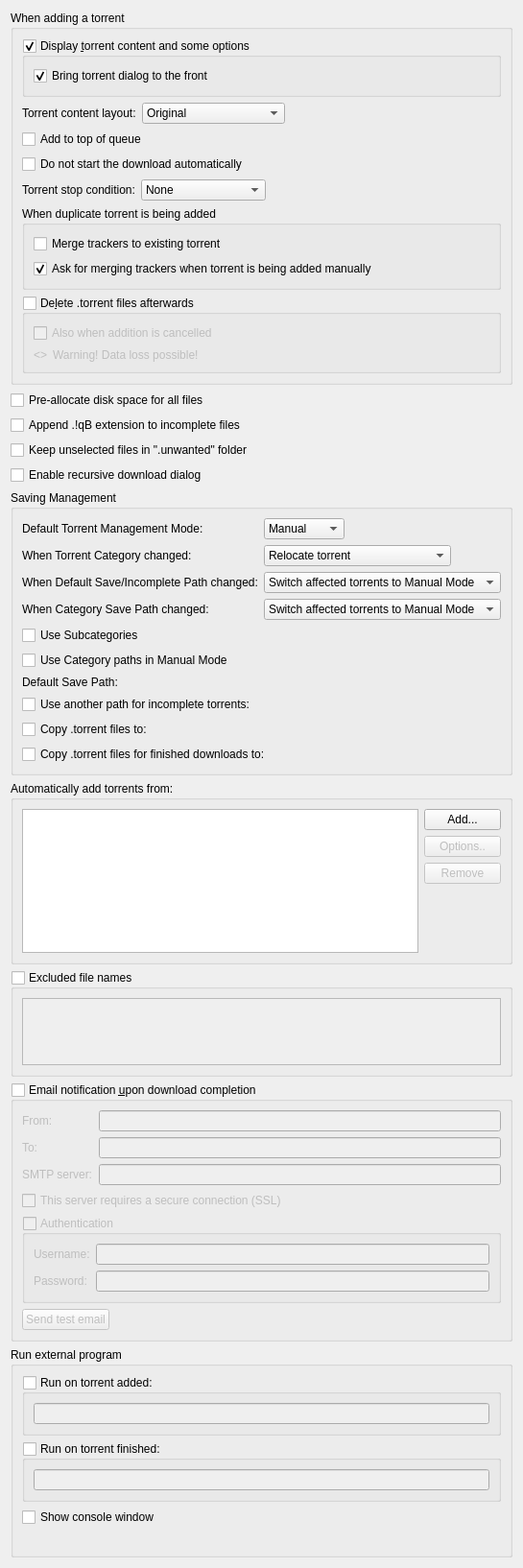
          <widget class="QWidget" name="scrollAreaWidgetContents_2">
           <property name="geometry">
            <rect>
             <x>0</x>
             <y>0</y>
             <width>539</width>
             <height>1457</height>
            </rect>
           </property>
           <layout class="QVBoxLayout" name="verticalLayout">
            <item>
             <widget class="QGroupBox" name="torrentAdditionBox">
              <property name="title">
               <string>When adding a torrent</string>
              </property>
              <layout class="QVBoxLayout" name="torrentAdditionBoxLayout">
               <item>
                <widget class="QGroupBox" name="checkAdditionDialog">
                 <property name="title">
                  <string>Display &amp;torrent content and some options</string>
                 </property>
                 <property name="checkable">
                  <bool>true</bool>
                 </property>
                 <layout class="QVBoxLayout" name="verticalLayout_18">
                  <item>
                   <widget class="QCheckBox" name="checkAdditionDialogFront">
                    <property name="text">
                     <string>Bring torrent dialog to the front</string>
                    </property>
                    <property name="checked">
                     <bool>true</bool>
                    </property>
                   </widget>
                  </item>
                 </layout>
                </widget>
               </item>
               <item>
                <layout class="QHBoxLayout" name="horizontalLayout_19">
                 <item>
                  <widget class="QLabel" name="contentLayoutLabel">
                   <property name="text">
                    <string>Torrent content layout:</string>
                   </property>
                  </widget>
                 </item>
                 <item>
                  <widget class="QComboBox" name="contentLayoutComboBox">
                   <property name="currentIndex">
                    <number>0</number>
                   </property>
                   <item>
                    <property name="text">
                     <string>Original</string>
                    </property>
                   </item>
                   <item>
                    <property name="text">
                     <string>Create subfolder</string>
                    </property>
                   </item>
                   <item>
                    <property name="text">
                     <string>Don't create subfolder</string>
                    </property>
                   </item>
                  </widget>
                 </item>
                 <item>
                  <spacer name="horizontalSpacer_20">
                   <property name="orientation">
                    <enum>Qt::Orientation::Horizontal</enum>
                   </property>
                   <property name="sizeHint" stdset="0">
                    <size>
                     <width>40</width>
                     <height>20</height>
                    </size>
                   </property>
                  </spacer>
                 </item>
                </layout>
               </item>
               <item>
                <widget class="QCheckBox" name="checkAddToQueueTop">
                 <property name="toolTip">
                  <string>The torrent will be added to the top of the download queue</string>
                 </property>
                 <property name="text">
                  <string extracomment="The torrent will be added to the top of the download queue">Add to top of queue</string>
                 </property>
                </widget>
               </item>
               <item>
                <widget class="QCheckBox" name="checkAddStopped">
                 <property name="toolTip">
                  <string>The torrent will be added to download list in a stopped state</string>
                 </property>
                 <property name="text">
                  <string extracomment="The torrent will be added to download list in a stopped state">Do not start the download automatically</string>
                 </property>
                </widget>
               </item>
               <item>
                <layout class="QHBoxLayout" name="stopConditionLayout">
                 <item>
                  <widget class="QLabel" name="stopConditionLabel">
                   <property name="text">
                    <string>Torrent stop condition:</string>
                   </property>
                  </widget>
                 </item>
                 <item>
                  <widget class="QComboBox" name="stopConditionComboBox">
                   <property name="currentIndex">
                    <number>0</number>
                   </property>
                   <item>
                    <property name="text">
                     <string>None</string>
                    </property>
                   </item>
                   <item>
                    <property name="text">
                     <string>Metadata received</string>
                    </property>
                   </item>
                   <item>
                    <property name="text">
                     <string>Files checked</string>
                    </property>
                   </item>
                  </widget>
                 </item>
                 <item>
                  <spacer name="stopConditionSpacer">
                   <property name="orientation">
                    <enum>Qt::Orientation::Horizontal</enum>
                   </property>
                   <property name="sizeHint" stdset="0">
                    <size>
                     <width>40</width>
                     <height>20</height>
                    </size>
                   </property>
                  </spacer>
                 </item>
                </layout>
               </item>
               <item>
                <widget class="QGroupBox" name="duplicateTorrentGroup">
                 <property name="title">
                  <string>When duplicate torrent is being added</string>
                 </property>
                 <layout class="QVBoxLayout" name="duplicateTorrentBoxLayout">
                  <item>
                   <widget class="QCheckBox" name="checkMergeTrackers">
                    <property name="text">
                     <string>Merge trackers to existing torrent</string>
                    </property>
                    <property name="checked">
                     <bool>false</bool>
                    </property>
                   </widget>
                  </item>
                  <item>
                   <widget class="QCheckBox" name="checkConfirmMergeTrackers">
                    <property name="text">
                     <string>Ask for merging trackers when torrent is being added manually</string>
                    </property>
                    <property name="checked">
                     <bool>true</bool>
                    </property>
                   </widget>
                  </item>
                 </layout>
                </widget>
               </item>
               <item>
                <widget class="QGroupBox" name="deleteTorrentBox">
                 <property name="toolTip">
                  <string>Whether the .torrent file should be deleted after adding it</string>
                 </property>
                 <property name="title">
                  <string>De&amp;lete .torrent files afterwards </string>
                 </property>
                 <property name="checkable">
                  <bool>true</bool>
                 </property>
                 <property name="checked">
                  <bool>false</bool>
                 </property>
                 <layout class="QVBoxLayout" name="deleteTorrentBoxLayout">
                  <item>
                   <widget class="QCheckBox" name="deleteCancelledTorrentBox">
                    <property name="toolTip">
                     <string>Also delete .torrent files whose addition was cancelled</string>
                    </property>
                    <property name="text">
                     <string>Also when addition is cancelled</string>
                    </property>
                   </widget>
                  </item>
                  <item>
                   <layout class="QHBoxLayout" name="deleteTorrentWarningLayout">
                    <item>
                     <widget class="QLabel" name="deleteTorrentWarningIcon">
                      <property name="sizePolicy">
                       <sizepolicy hsizetype="Fixed" vsizetype="Preferred">
                        <horstretch>0</horstretch>
                        <verstretch>0</verstretch>
                       </sizepolicy>
                      </property>
                      <property name="text">
                       <string notr="true">&lt;&gt;</string>
                      </property>
                     </widget>
                    </item>
                    <item>
                     <widget class="QLabel" name="deleteTorrentWarningLabel">
                      <property name="text">
                       <string>Warning! Data loss possible!</string>
                      </property>
                     </widget>
                    </item>
                   </layout>
                  </item>
                 </layout>
                </widget>
               </item>
              </layout>
             </widget>
            </item>
            <item>
             <widget class="QCheckBox" name="checkPreallocateAll">
              <property name="toolTip">
               <string>Allocate full file sizes on disk before starting downloads, to minimize fragmentation. Only useful for HDDs.</string>
              </property>
              <property name="text">
               <string>Pre-allocate disk space for all files</string>
              </property>
             </widget>
            </item>
            <item>
             <widget class="QCheckBox" name="checkAppendqB">
              <property name="text">
               <string>Append .!qB extension to incomplete files</string>
              </property>
             </widget>
            </item>
            <item>
             <widget class="QCheckBox" name="checkUnwantedFolder">
              <property name="text">
               <string>Keep unselected files in &quot;.unwanted&quot; folder</string>
              </property>
             </widget>
            </item>
            <item>
             <widget class="QCheckBox" name="checkRecursiveDownload">
              <property name="toolTip">
               <string>When a torrent is downloaded, offer to add torrents from any .torrent files found inside it</string>
              </property>
              <property name="text">
               <string>Enable recursive download dialog</string>
              </property>
             </widget>
            </item>
            <item>
             <widget class="QGroupBox" name="groupSavingManagement">
              <property name="title">
               <string>Saving Management</string>
              </property>
              <layout class="QVBoxLayout" name="groupSavingManagementLayout">
               <item>
                <layout class="QGridLayout" name="gridLayout_3">
                 <item row="0" column="0">
                  <widget class="QLabel" name="label_40">
                   <property name="text">
                    <string>Default Torrent Management Mode:</string>
                   </property>
                  </widget>
                 </item>
                 <item row="0" column="1">
                  <layout class="QHBoxLayout" name="horizontalLayout_70">
                   <property name="spacing">
                    <number>10</number>
                   </property>
                   <item>
                    <widget class="QComboBox" name="comboSavingMode">
                     <property name="toolTip">
                      <string>Automatic: Various torrent properties (e.g. save path) will be decided by the associated category
Manual: Various torrent properties (e.g. save path) must be assigned manually</string>
                     </property>
                     <item>
                      <property name="text">
                       <string>Manual</string>
                      </property>
                     </item>
                     <item>
                      <property name="text">
                       <string>Automatic</string>
                      </property>
                     </item>
                    </widget>
                   </item>
                   <item>
                    <spacer name="horizontalSpacer_160">
                     <property name="orientation">
                      <enum>Qt::Orientation::Horizontal</enum>
                     </property>
                     <property name="sizeHint" stdset="0">
                      <size>
                       <width>40</width>
                       <height>20</height>
                      </size>
                     </property>
                    </spacer>
                   </item>
                  </layout>
                 </item>
                 <item row="1" column="0">
                  <widget class="QLabel" name="labelTorrentCategoryChanged">
                   <property name="text">
                    <string>When Torrent Category changed:</string>
                   </property>
                  </widget>
                 </item>
                 <item row="1" column="1">
                  <layout class="QHBoxLayout" name="horizontalLayout_14">
                   <item>
                    <widget class="QComboBox" name="comboTorrentCategoryChanged">
                     <item>
                      <property name="text">
                       <string>Relocate torrent</string>
                      </property>
                     </item>
                     <item>
                      <property name="text">
                       <string>Switch torrent to Manual Mode</string>
                      </property>
                     </item>
                    </widget>
                   </item>
                   <item>
                    <spacer name="horizontalSpacer_17">
                     <property name="orientation">
                      <enum>Qt::Orientation::Horizontal</enum>
                     </property>
                     <property name="sizeHint" stdset="0">
                      <size>
                       <width>40</width>
                       <height>20</height>
                      </size>
                     </property>
                    </spacer>
                   </item>
                  </layout>
                 </item>
                 <item row="2" column="0">
                  <widget class="QLabel" name="labelCategoryDefaultPathChanged">
                   <property name="text">
                    <string>When Default Save/Incomplete Path changed:</string>
                   </property>
                  </widget>
                 </item>
                 <item row="2" column="1">
                  <layout class="QHBoxLayout" name="horizontalLayout_15">
                   <item>
                    <widget class="QComboBox" name="comboCategoryDefaultPathChanged">
                     <property name="currentIndex">
                      <number>1</number>
                     </property>
                     <item>
                      <property name="text">
                       <string>Relocate affected torrents</string>
                      </property>
                     </item>
                     <item>
                      <property name="text">
                       <string>Switch affected torrents to Manual Mode</string>
                      </property>
                     </item>
                    </widget>
                   </item>
                   <item>
                    <spacer name="horizontalSpacer_18">
                     <property name="orientation">
                      <enum>Qt::Orientation::Horizontal</enum>
                     </property>
                     <property name="sizeHint" stdset="0">
                      <size>
                       <width>40</width>
                       <height>20</height>
                      </size>
                     </property>
                    </spacer>
                   </item>
                  </layout>
                 </item>
                 <item row="3" column="0">
                  <widget class="QLabel" name="labelCategoryChanged">
                   <property name="text">
                    <string>When Category Save Path changed:</string>
                   </property>
                  </widget>
                 </item>
                 <item row="3" column="1">
                  <layout class="QHBoxLayout" name="horizontalLayout_17">
                   <item>
                    <widget class="QComboBox" name="comboCategoryChanged">
                     <property name="currentIndex">
                      <number>1</number>
                     </property>
                     <item>
                      <property name="text">
                       <string>Relocate affected torrents</string>
                      </property>
                     </item>
                     <item>
                      <property name="text">
                       <string>Switch affected torrents to Manual Mode</string>
                      </property>
                     </item>
                    </widget>
                   </item>
                   <item>
                    <spacer name="horizontalSpacer_19">
                     <property name="orientation">
                      <enum>Qt::Orientation::Horizontal</enum>
                     </property>
                     <property name="sizeHint" stdset="0">
                      <size>
                       <width>40</width>
                       <height>20</height>
                      </size>
                     </property>
                    </spacer>
                   </item>
                  </layout>
                 </item>
                </layout>
               </item>
               <item>
                <widget class="QCheckBox" name="checkUseSubcategories">
                 <property name="text">
                  <string>Use Subcategories</string>
                 </property>
                </widget>
               </item>
               <item>
                <widget class="QCheckBox" name="checkUseCategoryPaths">
                 <property name="toolTip">
                  <string>Resolve relative Save Path against appropriate Category path instead of Default one</string>
                 </property>
                 <property name="text">
                  <string>Use Category paths in Manual Mode</string>
                 </property>
                </widget>
               </item>
               <item>
                <layout class="QGridLayout" name="gridLayout_4">
                 <item row="0" column="0">
                  <widget class="QLabel" name="labelSavePath">
                   <property name="text">
                    <string>Default Save Path:</string>
                   </property>
                  </widget>
                 </item>
                 <item row="0" column="1">
                  <widget class="FileSystemPathLineEdit" name="textSavePath" native="true"/>
                 </item>
                 <item row="1" column="0">
                  <widget class="QCheckBox" name="checkUseDownloadPath">
                   <property name="text">
                    <string>Use another path for incomplete torrents:</string>
                   </property>
                  </widget>
                 </item>
                 <item row="1" column="1">
                  <widget class="FileSystemPathLineEdit" name="textDownloadPath" native="true"/>
                 </item>
                 <item row="2" column="0">
                  <widget class="QCheckBox" name="checkExportDir">
                   <property name="text">
                    <string>Copy .torrent files to:</string>
                   </property>
                  </widget>
                 </item>
                 <item row="2" column="1">
                  <widget class="FileSystemPathLineEdit" name="textExportDir" native="true"/>
                 </item>
                 <item row="3" column="0">
                  <widget class="QCheckBox" name="checkExportDirFin">
                   <property name="text">
                    <string>Copy .torrent files for finished downloads to:</string>
                   </property>
                  </widget>
                 </item>
                 <item row="3" column="1">
                  <widget class="FileSystemPathLineEdit" name="textExportDirFin" native="true"/>
                 </item>
                </layout>
               </item>
              </layout>
             </widget>
            </item>
            <item>
             <widget class="QGroupBox" name="groupBox_2">
              <property name="title">
               <string>Automatically add torrents from:</string>
              </property>
              <layout class="QVBoxLayout" name="verticalLayout_38">
               <item>
                <layout class="QHBoxLayout" name="horizontalLayout_16">
                 <item>
                  <widget class="QTreeView" name="scanFoldersView">
                   <property name="sizePolicy">
                    <sizepolicy hsizetype="Expanding" vsizetype="Expanding">
                     <horstretch>0</horstretch>
                     <verstretch>1</verstretch>
                    </sizepolicy>
                   </property>
                   <property name="minimumSize">
                    <size>
                     <width>250</width>
                     <height>150</height>
                    </size>
                   </property>
                   <property name="editTriggers">
                    <set>QAbstractItemView::EditTrigger::AllEditTriggers</set>
                   </property>
                   <property name="selectionMode">
                    <enum>QAbstractItemView::SelectionMode::SingleSelection</enum>
                   </property>
                   <property name="selectionBehavior">
                    <enum>QAbstractItemView::SelectionBehavior::SelectRows</enum>
                   </property>
                   <property name="textElideMode">
                    <enum>Qt::TextElideMode::ElideNone</enum>
                   </property>
                   <property name="rootIsDecorated">
                    <bool>false</bool>
                   </property>
                   <attribute name="headerDefaultSectionSize">
                    <number>80</number>
                   </attribute>
                   <attribute name="headerStretchLastSection">
                    <bool>false</bool>
                   </attribute>
                  </widget>
                 </item>
                 <item>
                  <layout class="QVBoxLayout" name="verticalLayout_37">
                   <item>
                    <widget class="QPushButton" name="addWatchedFolderButton">
                     <property name="text">
                      <string>Add...</string>
                     </property>
                    </widget>
                   </item>
                   <item>
                    <widget class="QPushButton" name="editWatchedFolderButton">
                     <property name="enabled">
                      <bool>false</bool>
                     </property>
                     <property name="text">
                      <string>Options..</string>
                     </property>
                    </widget>
                   </item>
                   <item>
                    <widget class="QPushButton" name="removeWatchedFolderButton">
                     <property name="enabled">
                      <bool>false</bool>
                     </property>
                     <property name="text">
                      <string>Remove</string>
                     </property>
                    </widget>
                   </item>
                   <item>
                    <spacer name="verticalSpacer_6">
                     <property name="orientation">
                      <enum>Qt::Orientation::Vertical</enum>
                     </property>
                     <property name="sizeHint" stdset="0">
                      <size>
                       <width>20</width>
                       <height>40</height>
                      </size>
                     </property>
                    </spacer>
                   </item>
                  </layout>
                 </item>
                </layout>
               </item>
              </layout>
             </widget>
            </item>
            <item>
             <widget class="QGroupBox" name="groupExcludedFileNames">
              <property name="title">
               <string>Excluded file names</string>
              </property>
              <property name="checkable">
               <bool>true</bool>
              </property>
              <property name="checked">
               <bool>false</bool>
              </property>
              <layout class="QVBoxLayout" name="verticalLayout_311">
               <item>
                <widget class="QPlainTextEdit" name="textExcludedFileNames">
                 <property name="toolTip">
                  <string>Blacklist filtered file names from being downloaded from torrent(s).
Files matching any of the filters in this list will have their priority automatically set to &quot;Do not download&quot;.

Use newlines to separate multiple entries. Can use wildcards as outlined below.
*: matches zero or more of any characters.
?: matches any single character.
[...]: sets of characters can be represented in square brackets.

Examples
*.exe: filter '.exe' file extension.
readme.txt: filter exact file name.
?.txt: filter 'a.txt', 'b.txt' but not 'aa.txt'.
readme[0-9].txt: filter 'readme1.txt', 'readme2.txt' but not 'readme10.txt'.</string>
                 </property>
                 <property name="tabChangesFocus">
                  <bool>true</bool>
                 </property>
                 <property name="lineWrapMode">
                  <enum>QPlainTextEdit::LineWrapMode::NoWrap</enum>
                 </property>
                </widget>
               </item>
              </layout>
             </widget>
            </item>
            <item>
             <widget class="QGroupBox" name="groupMailNotification">
              <property name="title">
               <string>Email notification &amp;upon download completion</string>
              </property>
              <property name="checkable">
               <bool>true</bool>
              </property>
              <property name="checked">
               <bool>false</bool>
              </property>
              <layout class="QVBoxLayout" name="verticalLayout_171">
               <item>
                <layout class="QGridLayout" name="gridLayout_9">
                 <item row="0" column="0">
                  <widget class="QLabel" name="label_25">
                   <property name="toolTip">
                    <string>Sender</string>
                   </property>
                   <property name="text">
                    <string comment="From sender">From:</string>
                   </property>
                  </widget>
                 </item>
                 <item row="0" column="1">
                  <widget class="QLineEdit" name="senderEmailTxt"/>
                 </item>
                 <item row="1" column="0">
                  <widget class="QLabel" name="label_2">
                   <property name="toolTip">
                    <string>Receiver</string>
                   </property>
                   <property name="text">
                    <string comment="To receiver">To:</string>
                   </property>
                  </widget>
                 </item>
                 <item row="1" column="1">
                  <widget class="QLineEdit" name="lineEditDestEmail"/>
                 </item>
                 <item row="2" column="0">
                  <widget class="QLabel" name="label_3">
                   <property name="text">
                    <string>SMTP server:</string>
                   </property>
                  </widget>
                 </item>
                 <item row="2" column="1">
                  <widget class="QLineEdit" name="lineEditSmtpServer"/>
                 </item>
                </layout>
               </item>
               <item>
                <widget class="QCheckBox" name="checkSmtpSSL">
                 <property name="text">
                  <string>This server requires a secure connection (SSL)</string>
                 </property>
                </widget>
               </item>
               <item>
                <widget class="QGroupBox" name="groupMailNotifAuth">
                 <property name="title">
                  <string>Authentication</string>
                 </property>
                 <property name="checkable">
                  <bool>true</bool>
                 </property>
                 <property name="checked">
                  <bool>false</bool>
                 </property>
                 <layout class="QFormLayout" name="formLayout_2">
                  <item row="0" column="0">
                   <widget class="QLabel" name="label_7">
                    <property name="text">
                     <string>Username:</string>
                    </property>
                   </widget>
                  </item>
                  <item row="0" column="1">
                   <widget class="QLineEdit" name="mailNotifUsername"/>
                  </item>
                  <item row="1" column="0">
                   <widget class="QLabel" name="label_8">
                    <property name="text">
                     <string>Password:</string>
                    </property>
                   </widget>
                  </item>
                  <item row="1" column="1">
                   <widget class="QLineEdit" name="mailNotifPassword">
                    <property name="echoMode">
                     <enum>QLineEdit::EchoMode::Password</enum>
                    </property>
                   </widget>
                  </item>
                 </layout>
                </widget>
               </item>
               <item>
                <widget class="QPushButton" name="sendTestEmail">
                 <property name="sizePolicy">
                  <sizepolicy hsizetype="Fixed" vsizetype="Fixed">
                   <horstretch>0</horstretch>
                   <verstretch>0</verstretch>
                  </sizepolicy>
                 </property>
                 <property name="text">
                  <string>Send test email</string>
                 </property>
                </widget>
               </item>
              </layout>
             </widget>
            </item>
            <item>
             <widget class="QGroupBox" name="autoRunBox">
              <property name="title">
               <string>Run external program</string>
              </property>
              <layout class="QVBoxLayout" name="verticalLayout_19">
               <item>
                <widget class="QGroupBox" name="groupBoxRunOnAdded">
                 <property name="title">
                  <string>Run on torrent added:</string>
                 </property>
                 <property name="checkable">
                  <bool>true</bool>
                 </property>
                 <property name="checked">
                  <bool>false</bool>
                 </property>
                 <layout class="QVBoxLayout" name="verticalLayout_39">
                  <item>
                   <widget class="QLineEdit" name="lineEditRunOnAdded"/>
                  </item>
                 </layout>
                </widget>
               </item>
               <item>
                <widget class="QGroupBox" name="groupBoxRunOnFinished">
                 <property name="title">
                  <string>Run on torrent finished:</string>
                 </property>
                 <property name="checkable">
                  <bool>true</bool>
                 </property>
                 <property name="checked">
                  <bool>false</bool>
                 </property>
                 <layout class="QVBoxLayout" name="verticalLayout_36">
                  <item>
                   <widget class="QLineEdit" name="lineEditRunOnFinished"/>
                  </item>
                 </layout>
                </widget>
               </item>
               <item>
                <widget class="QCheckBox" name="autoRunConsole">
                 <property name="text">
                  <string>Show console window</string>
                 </property>
                </widget>
               </item>
               <item>
                <widget class="QLabel" name="labelAutoRunParam">
                 <property name="wordWrap">
                  <bool>true</bool>
                 </property>
                </widget>
               </item>
              </layout>
             </widget>
            </item>
           </layout>
          </widget>
